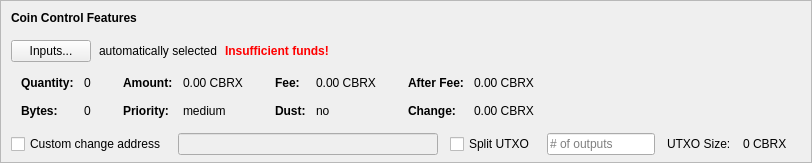
    <widget class="QFrame" name="frameCoinControl">
     <property name="sizePolicy">
      <sizepolicy hsizetype="Expanding" vsizetype="Expanding">
       <horstretch>0</horstretch>
       <verstretch>0</verstretch>
      </sizepolicy>
     </property>
     <property name="maximumSize">
      <size>
       <width>16777215</width>
       <height>16777215</height>
      </size>
     </property>
     <property name="frameShape">
      <enum>QFrame::StyledPanel</enum>
     </property>
     <property name="frameShadow">
      <enum>QFrame::Sunken</enum>
     </property>
     <layout class="QVBoxLayout" name="verticalLayoutCoinControl2">
      <property name="spacing">
       <number>0</number>
      </property>
      <property name="leftMargin">
       <number>0</number>
      </property>
      <property name="topMargin">
       <number>0</number>
      </property>
      <property name="rightMargin">
       <number>0</number>
      </property>
      <property name="bottomMargin">
       <number>6</number>
      </property>
      <item>
       <layout class="QVBoxLayout" name="verticalLayoutCoinControl" stretch="0,0,0,0,1">
        <property name="spacing">
         <number>0</number>
        </property>
        <property name="leftMargin">
         <number>10</number>
        </property>
        <property name="topMargin">
         <number>10</number>
        </property>
        <item>
         <layout class="QHBoxLayout" name="horizontalLayoutCoinControl1">
          <property name="bottomMargin">
           <number>15</number>
          </property>
          <item>
           <widget class="QLabel" name="labelCoinControlFeatures">
            <property name="sizePolicy">
             <sizepolicy hsizetype="Preferred" vsizetype="Maximum">
              <horstretch>0</horstretch>
              <verstretch>0</verstretch>
             </sizepolicy>
            </property>
            <property name="font">
             <font>
              <weight>75</weight>
              <bold>true</bold>
             </font>
            </property>
            <property name="styleSheet">
             <string notr="true">font-weight:bold;</string>
            </property>
            <property name="text">
             <string>Coin Control Features</string>
            </property>
           </widget>
          </item>
         </layout>
        </item>
        <item>
         <layout class="QHBoxLayout" name="horizontalLayoutCoinControl2" stretch="0,0,0,0">
          <property name="spacing">
           <number>8</number>
          </property>
          <property name="bottomMargin">
           <number>10</number>
          </property>
          <item>
           <widget class="QPushButton" name="pushButtonCoinControl">
            <property name="styleSheet">
             <string notr="true"/>
            </property>
            <property name="text">
             <string>Inputs...</string>
            </property>
            <property name="autoDefault">
             <bool>false</bool>
            </property>
           </widget>
          </item>
          <item>
           <widget class="QLabel" name="labelCoinControlAutomaticallySelected">
            <property name="text">
             <string>automatically selected</string>
            </property>
            <property name="margin">
             <number>5</number>
            </property>
           </widget>
          </item>
          <item>
           <widget class="QLabel" name="labelCoinControlInsuffFunds">
            <property name="font">
             <font>
              <weight>75</weight>
              <bold>true</bold>
             </font>
            </property>
            <property name="styleSheet">
             <string notr="true">color:red;font-weight:bold;</string>
            </property>
            <property name="text">
             <string>Insufficient funds!</string>
            </property>
            <property name="margin">
             <number>5</number>
            </property>
           </widget>
          </item>
          <item>
           <spacer name="horizontalSpacerCoinControl">
            <property name="orientation">
             <enum>Qt::Horizontal</enum>
            </property>
            <property name="sizeHint" stdset="0">
             <size>
              <width>40</width>
              <height>1</height>
             </size>
            </property>
           </spacer>
          </item>
         </layout>
        </item>
        <item>
         <widget class="QWidget" name="widgetCoinControl" native="true">
          <property name="sizePolicy">
           <sizepolicy hsizetype="Preferred" vsizetype="Preferred">
            <horstretch>0</horstretch>
            <verstretch>0</verstretch>
           </sizepolicy>
          </property>
          <property name="minimumSize">
           <size>
            <width>0</width>
            <height>0</height>
           </size>
          </property>
          <property name="styleSheet">
           <string notr="true"/>
          </property>
          <layout class="QHBoxLayout" name="horizontalLayoutCoinControl5">
           <property name="leftMargin">
            <number>0</number>
           </property>
           <property name="topMargin">
            <number>0</number>
           </property>
           <property name="rightMargin">
            <number>0</number>
           </property>
           <property name="bottomMargin">
            <number>0</number>
           </property>
           <item>
            <layout class="QHBoxLayout" name="horizontalLayoutCoinControl3" stretch="0,0,0,1">
             <property name="spacing">
              <number>20</number>
             </property>
             <property name="topMargin">
              <number>0</number>
             </property>
             <property name="bottomMargin">
              <number>10</number>
             </property>
             <item>
              <layout class="QFormLayout" name="formLayoutCoinControl1">
               <property name="horizontalSpacing">
                <number>10</number>
               </property>
               <property name="verticalSpacing">
                <number>14</number>
               </property>
               <property name="leftMargin">
                <number>10</number>
               </property>
               <property name="topMargin">
                <number>4</number>
               </property>
               <property name="rightMargin">
                <number>6</number>
               </property>
               <item row="0" column="0">
                <widget class="QLabel" name="labelCoinControlQuantityText">
                 <property name="font">
                  <font>
                   <weight>75</weight>
                   <bold>true</bold>
                  </font>
                 </property>
                 <property name="text">
                  <string>Quantity:</string>
                 </property>
                 <property name="margin">
                  <number>0</number>
                 </property>
                </widget>
               </item>
               <item row="0" column="1">
                <widget class="QLabel" name="labelCoinControlQuantity">
                 <property name="cursor">
                  <cursorShape>IBeamCursor</cursorShape>
                 </property>
                 <property name="contextMenuPolicy">
                  <enum>Qt::ActionsContextMenu</enum>
                 </property>
                 <property name="text">
                  <string notr="true">0</string>
                 </property>
                 <property name="margin">
                  <number>0</number>
                 </property>
                 <property name="textInteractionFlags">
                  <set>Qt::LinksAccessibleByMouse|Qt::TextSelectableByKeyboard|Qt::TextSelectableByMouse</set>
                 </property>
                </widget>
               </item>
               <item row="1" column="0">
                <widget class="QLabel" name="labelCoinControlBytesText">
                 <property name="font">
                  <font>
                   <weight>75</weight>
                   <bold>true</bold>
                  </font>
                 </property>
                 <property name="text">
                  <string>Bytes:</string>
                 </property>
                </widget>
               </item>
               <item row="1" column="1">
                <widget class="QLabel" name="labelCoinControlBytes">
                 <property name="cursor">
                  <cursorShape>IBeamCursor</cursorShape>
                 </property>
                 <property name="contextMenuPolicy">
                  <enum>Qt::ActionsContextMenu</enum>
                 </property>
                 <property name="text">
                  <string notr="true">0</string>
                 </property>
                 <property name="textInteractionFlags">
                  <set>Qt::LinksAccessibleByMouse|Qt::TextSelectableByKeyboard|Qt::TextSelectableByMouse</set>
                 </property>
                </widget>
               </item>
              </layout>
             </item>
             <item>
              <layout class="QFormLayout" name="formLayoutCoinControl2">
               <property name="horizontalSpacing">
                <number>10</number>
               </property>
               <property name="verticalSpacing">
                <number>14</number>
               </property>
               <property name="leftMargin">
                <number>6</number>
               </property>
               <property name="topMargin">
                <number>4</number>
               </property>
               <property name="rightMargin">
                <number>6</number>
               </property>
               <item row="0" column="0">
                <widget class="QLabel" name="labelCoinControlAmountText">
                 <property name="font">
                  <font>
                   <weight>75</weight>
                   <bold>true</bold>
                  </font>
                 </property>
                 <property name="text">
                  <string>Amount:</string>
                 </property>
                 <property name="margin">
                  <number>0</number>
                 </property>
                </widget>
               </item>
               <item row="0" column="1">
                <widget class="QLabel" name="labelCoinControlAmount">
                 <property name="cursor">
                  <cursorShape>IBeamCursor</cursorShape>
                 </property>
                 <property name="contextMenuPolicy">
                  <enum>Qt::ActionsContextMenu</enum>
                 </property>
                 <property name="text">
                  <string notr="true">0.00 CBRX</string>
                 </property>
                 <property name="textInteractionFlags">
                  <set>Qt::LinksAccessibleByMouse|Qt::TextSelectableByKeyboard|Qt::TextSelectableByMouse</set>
                 </property>
                </widget>
               </item>
               <item row="1" column="0">
                <widget class="QLabel" name="labelCoinControlPriorityText">
                 <property name="font">
                  <font>
                   <weight>75</weight>
                   <bold>true</bold>
                  </font>
                 </property>
                 <property name="text">
                  <string>Priority:</string>
                 </property>
                </widget>
               </item>
               <item row="1" column="1">
                <widget class="QLabel" name="labelCoinControlPriority">
                 <property name="cursor">
                  <cursorShape>IBeamCursor</cursorShape>
                 </property>
                 <property name="contextMenuPolicy">
                  <enum>Qt::ActionsContextMenu</enum>
                 </property>
                 <property name="text">
                  <string>medium</string>
                 </property>
                 <property name="textInteractionFlags">
                  <set>Qt::LinksAccessibleByMouse|Qt::TextSelectableByKeyboard|Qt::TextSelectableByMouse</set>
                 </property>
                </widget>
               </item>
              </layout>
             </item>
             <item>
              <layout class="QFormLayout" name="formLayoutCoinControl3">
               <property name="horizontalSpacing">
                <number>10</number>
               </property>
               <property name="verticalSpacing">
                <number>14</number>
               </property>
               <property name="leftMargin">
                <number>6</number>
               </property>
               <property name="topMargin">
                <number>4</number>
               </property>
               <property name="rightMargin">
                <number>6</number>
               </property>
               <item row="0" column="0">
                <widget class="QLabel" name="labelCoinControlFeeText">
                 <property name="font">
                  <font>
                   <weight>75</weight>
                   <bold>true</bold>
                  </font>
                 </property>
                 <property name="text">
                  <string>Fee:</string>
                 </property>
                 <property name="margin">
                  <number>0</number>
                 </property>
                </widget>
               </item>
               <item row="0" column="1">
                <widget class="QLabel" name="labelCoinControlFee">
                 <property name="cursor">
                  <cursorShape>IBeamCursor</cursorShape>
                 </property>
                 <property name="contextMenuPolicy">
                  <enum>Qt::ActionsContextMenu</enum>
                 </property>
                 <property name="text">
                  <string notr="true">0.00 CBRX</string>
                 </property>
                 <property name="textInteractionFlags">
                  <set>Qt::LinksAccessibleByMouse|Qt::TextSelectableByKeyboard|Qt::TextSelectableByMouse</set>
                 </property>
                </widget>
               </item>
               <item row="1" column="0">
                <widget class="QLabel" name="labelCoinControlLowOutputText">
                 <property name="font">
                  <font>
                   <weight>75</weight>
                   <bold>true</bold>
                  </font>
                 </property>
                 <property name="text">
                  <string>Dust:</string>
                 </property>
                </widget>
               </item>
               <item row="1" column="1">
                <widget class="QLabel" name="labelCoinControlLowOutput">
                 <property name="cursor">
                  <cursorShape>IBeamCursor</cursorShape>
                 </property>
                 <property name="contextMenuPolicy">
                  <enum>Qt::ActionsContextMenu</enum>
                 </property>
                 <property name="text">
                  <string>no</string>
                 </property>
                 <property name="textInteractionFlags">
                  <set>Qt::LinksAccessibleByMouse|Qt::TextSelectableByKeyboard|Qt::TextSelectableByMouse</set>
                 </property>
                </widget>
               </item>
              </layout>
             </item>
             <item>
              <layout class="QFormLayout" name="formLayoutCoinControl4">
               <property name="horizontalSpacing">
                <number>10</number>
               </property>
               <property name="verticalSpacing">
                <number>14</number>
               </property>
               <property name="leftMargin">
                <number>6</number>
               </property>
               <property name="topMargin">
                <number>4</number>
               </property>
               <property name="rightMargin">
                <number>6</number>
               </property>
               <item row="0" column="0">
                <widget class="QLabel" name="labelCoinControlAfterFeeText">
                 <property name="font">
                  <font>
                   <weight>75</weight>
                   <bold>true</bold>
                  </font>
                 </property>
                 <property name="text">
                  <string>After Fee:</string>
                 </property>
                 <property name="margin">
                  <number>0</number>
                 </property>
                </widget>
               </item>
               <item row="0" column="1">
                <widget class="QLabel" name="labelCoinControlAfterFee">
                 <property name="cursor">
                  <cursorShape>IBeamCursor</cursorShape>
                 </property>
                 <property name="contextMenuPolicy">
                  <enum>Qt::ActionsContextMenu</enum>
                 </property>
                 <property name="text">
                  <string notr="true">0.00 CBRX</string>
                 </property>
                 <property name="textInteractionFlags">
                  <set>Qt::LinksAccessibleByMouse|Qt::TextSelectableByKeyboard|Qt::TextSelectableByMouse</set>
                 </property>
                </widget>
               </item>
               <item row="1" column="0">
                <widget class="QLabel" name="labelCoinControlChangeText">
                 <property name="font">
                  <font>
                   <weight>75</weight>
                   <bold>true</bold>
                  </font>
                 </property>
                 <property name="text">
                  <string>Change:</string>
                 </property>
                </widget>
               </item>
               <item row="1" column="1">
                <widget class="QLabel" name="labelCoinControlChange">
                 <property name="cursor">
                  <cursorShape>IBeamCursor</cursorShape>
                 </property>
                 <property name="contextMenuPolicy">
                  <enum>Qt::ActionsContextMenu</enum>
                 </property>
                 <property name="text">
                  <string notr="true">0.00 CBRX</string>
                 </property>
                 <property name="textInteractionFlags">
                  <set>Qt::LinksAccessibleByMouse|Qt::TextSelectableByKeyboard|Qt::TextSelectableByMouse</set>
                 </property>
                </widget>
               </item>
              </layout>
             </item>
            </layout>
           </item>
          </layout>
         </widget>
        </item>
        <item>
         <layout class="QHBoxLayout" name="horizontalLayoutCoinControl4" stretch="0,0,0,0,0,0,0">
          <property name="spacing">
           <number>12</number>
          </property>
          <property name="sizeConstraint">
           <enum>QLayout::SetDefaultConstraint</enum>
          </property>
          <property name="topMargin">
           <number>5</number>
          </property>
          <property name="rightMargin">
           <number>5</number>
          </property>
          <item>
           <widget class="QCheckBox" name="checkBoxCoinControlChange">
            <property name="toolTip">
             <string>If this is activated, but the change address is empty or invalid, change will be sent to a newly generated address.</string>
            </property>
            <property name="text">
             <string>Custom change address</string>
            </property>
           </widget>
          </item>
          <item>
           <widget class="QValidatedLineEdit" name="lineEditCoinControlChange">
            <property name="enabled">
             <bool>false</bool>
            </property>
            <property name="sizePolicy">
             <sizepolicy hsizetype="Expanding" vsizetype="Fixed">
              <horstretch>0</horstretch>
              <verstretch>0</verstretch>
             </sizepolicy>
            </property>
           </widget>
          </item>
          <item>
           <widget class="QCheckBox" name="splitBlockCheckBox">
            <property name="text">
             <string>Split UTXO</string>
            </property>
           </widget>
          </item>
          <item>
           <widget class="QLineEdit" name="splitBlockLineEdit">
            <property name="sizePolicy">
             <sizepolicy hsizetype="Fixed" vsizetype="Fixed">
              <horstretch>50</horstretch>
              <verstretch>0</verstretch>
             </sizepolicy>
            </property>
            <property name="placeholderText">
             <string># of outputs</string>
            </property>
           </widget>
          </item>
          <item>
           <widget class="QLabel" name="labelBlockSizeText">
            <property name="text">
             <string>UTXO Size:</string>
            </property>
           </widget>
          </item>
          <item>
           <widget class="QLabel" name="labelBlockSize">
            <property name="text">
             <string>0 CBRX</string>
            </property>
           </widget>
          </item>
          <item>
           <widget class="QLabel" name="labelCoinControlChangeLabel">
            <property name="sizePolicy">
             <sizepolicy hsizetype="Preferred" vsizetype="Expanding">
              <horstretch>0</horstretch>
              <verstretch>0</verstretch>
             </sizepolicy>
            </property>
            <property name="minimumSize">
             <size>
              <width>0</width>
              <height>0</height>
             </size>
            </property>
            <property name="text">
             <string/>
            </property>
            <property name="margin">
             <number>3</number>
            </property>
           </widget>
          </item>
         </layout>
        </item>
        <item>
         <spacer name="verticalSpacerCoinControl">
          <property name="orientation">
           <enum>Qt::Vertical</enum>
          </property>
          <property name="sizeHint" stdset="0">
           <size>
            <width>800</width>
            <height>1</height>
           </size>
          </property>
         </spacer>
        </item>
       </layout>
      </item>
     </layout>
    </widget>
